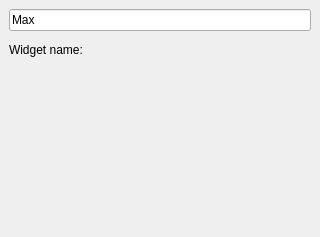
<?xml version="1.0" encoding="UTF-8"?>
<ui version="4.0">
 <class>MainWindow</class>
 <widget class="QMainWindow" name="MainWindow">
  <property name="geometry">
   <rect>
    <x>0</x>
    <y>0</y>
    <width>320</width>
    <height>237</height>
   </rect>
  </property>
  <property name="windowTitle">
   <string>HelloWidget sample</string>
  </property>
  <widget class="QWidget" name="centralwidget">
   <layout class="QVBoxLayout" name="verticalLayout">
    <item>
     <widget class="QLineEdit" name="widgetNameEdit">
      <property name="text">
       <string>Max</string>
      </property>
     </widget>
    </item>
    <item>
     <widget class="HelloWidget" name="widget" native="true"/>
    </item>
    <item>
     <layout class="QHBoxLayout" name="horizontalLayout">
      <item>
       <widget class="QLabel" name="label">
        <property name="text">
         <string>Widget name:</string>
        </property>
       </widget>
      </item>
      <item>
       <widget class="QLabel" name="widgetNameLabel">
        <property name="sizePolicy">
         <sizepolicy hsizetype="Preferred" vsizetype="Preferred">
          <horstretch>1</horstretch>
          <verstretch>0</verstretch>
         </sizepolicy>
        </property>
        <property name="text">
         <string/>
        </property>
       </widget>
      </item>
     </layout>
    </item>
    <item>
     <spacer name="verticalSpacer">
      <property name="orientation">
       <enum>Qt::Orientation::Vertical</enum>
      </property>
      <property name="sizeHint" stdset="0">
       <size>
        <width>20</width>
        <height>82</height>
       </size>
      </property>
     </spacer>
    </item>
   </layout>
  </widget>
 </widget>
 <customwidgets>
  <customwidget>
   <class>HelloWidget</class>
   <extends>QWidget</extends>
   <header>hellowidget.h</header>
   <container>1</container>
  </customwidget>
 </customwidgets>
 <resources/>
 <connections/>
</ui>
